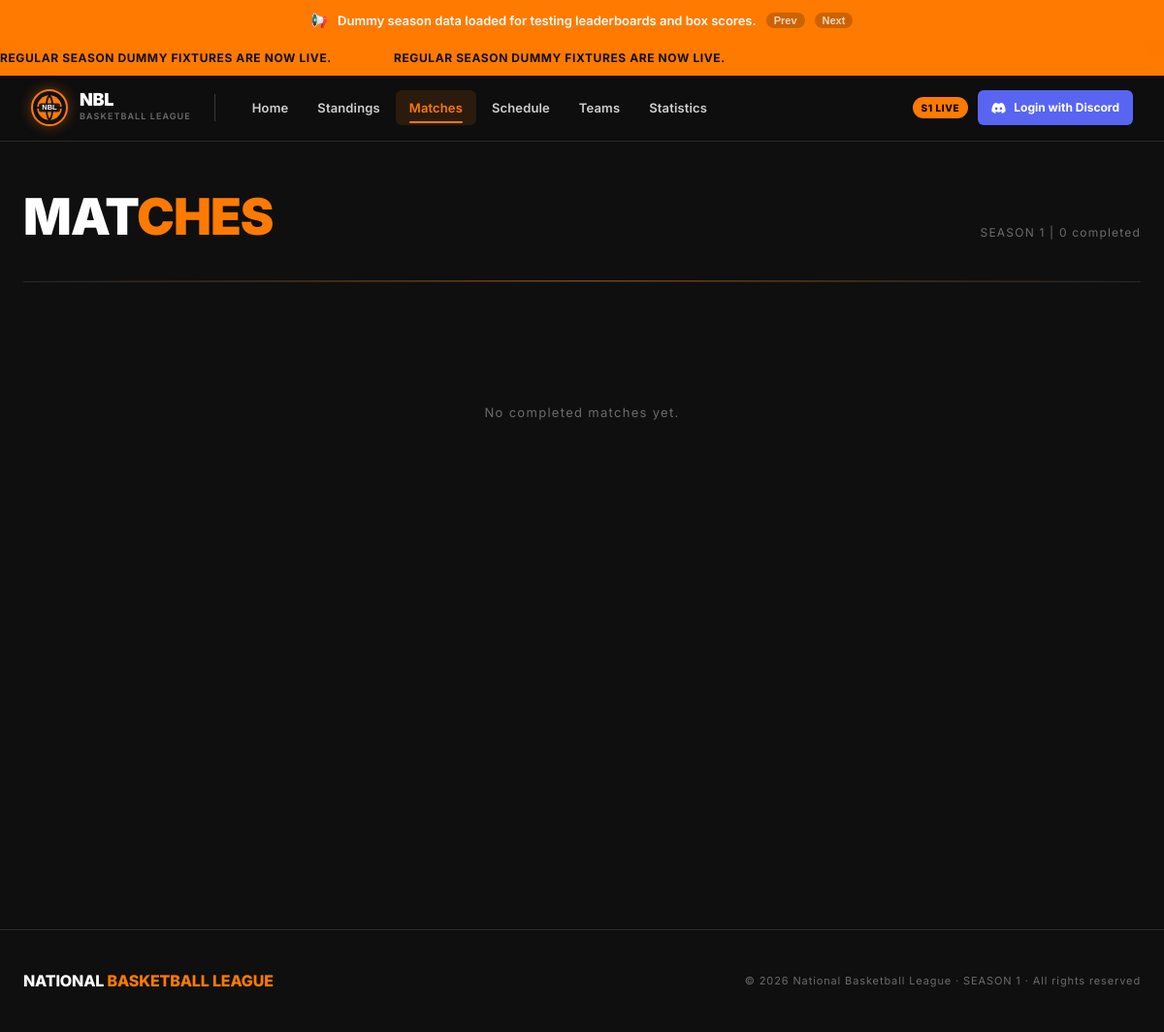
Screenshot of /matches with the database file from the repository.
### tables this page shows
CREATE TABLE announcements (
    id         INTEGER PRIMARY KEY AUTOINCREMENT,
    message    TEXT NOT NULL,
    created_at TEXT NOT NULL DEFAULT (strftime('%b %d, %Y', 'now'))
, order_index INTEGER NOT NULL DEFAULT 0);

CREATE TABLE banner_announcements (
            id         INTEGER PRIMARY KEY AUTOINCREMENT,
            message    TEXT NOT NULL,
            created_at TEXT NOT NULL DEFAULT (datetime('now'))
        );

### app.py (the view)
@app.route("/matches")
def matches():
    completed = _db.query("""
        SELECT
            m.id, m.home_score, m.away_score, m.date, m.stage, m.status,
            ht.name AS home, ht.logo_url AS home_logo_url,
            at.name AS away, at.logo_url AS away_logo_url
        FROM matches m
        JOIN teams ht ON ht.id = m.home_team_id
        JOIN teams at ON at.id = m.away_team_id
        WHERE m.status = 'completed'
        ORDER BY m.id DESC
    """)
    return render_template("matches.html", completed=[dict(r) for r in completed])

### app.py (called while the page is built)
def get_current_user():
    return session.get("user")

def is_admin():
    user = get_current_user()
    return user is not None and str(user.get("id")) in ADMIN_IDS

def _ensure_site_settings_table():
    _db.execute("""
        CREATE TABLE IF NOT EXISTS site_settings (
            key   TEXT PRIMARY KEY,
            value TEXT NOT NULL
        )
    """)

def _ensure_announcements_table():
    _db.execute("""
        CREATE TABLE IF NOT EXISTS announcements (
            id          INTEGER PRIMARY KEY AUTOINCREMENT,
            message     TEXT NOT NULL,
            created_at  TEXT NOT NULL DEFAULT (datetime('now')),
            order_index INTEGER NOT NULL DEFAULT 0
        )
    """)
    columns = _db.query("PRAGMA table_info(announcements)")
    col_names = {c["name"] for c in columns}
    if "order_index" not in col_names:
        _db.execute("ALTER TABLE announcements ADD COLUMN order_index INTEGER NOT NULL DEFAULT 0")

def _ensure_banner_announcements_table():
    _db.execute("""
        CREATE TABLE IF NOT EXISTS banner_announcements (
            id         INTEGER PRIMARY KEY AUTOINCREMENT,
            message    TEXT NOT NULL,
            created_at TEXT NOT NULL DEFAULT (datetime('now'))
        )
    """)

def _get_banner_settings():
    _ensure_site_settings_table()
    rows = _db.query(
        "SELECT key, value FROM site_settings WHERE key IN ('banner_speed', 'banner_autoscroll')"
    )
    settings = dict(BANNER_DEFAULTS)
    for row in rows:
        settings[row["key"]] = row["value"]
    return settings

@app.context_processor
def inject_globals():
    _ensure_announcements_table()
    _ensure_banner_announcements_table()
    announcements = _db.query(
        "SELECT id, message, created_at, order_index "
        "FROM announcements ORDER BY order_index ASC, id DESC"
    )
    banner_announcements = _db.query(
        "SELECT id, message, created_at FROM banner_announcements ORDER BY id DESC"
    )
    banner_settings = _get_banner_settings()
    return {
        "current_user":       get_current_user(),
        "user_is_admin":      is_admin(),
        "site_announcements": [dict(a) for a in announcements],
        "site_banner_messages": [dict(a) for a in banner_announcements],
        "banner_settings":    banner_settings,
    }

### db.py (called while the page is built)
def query(sql: str, params=()) -> list[sqlite3.Row]:
    return get_db().execute(sql, params).fetchall()

### templates/matches.html (shortened to what this page needs)
{% extends "base.html" %}
{% block content %}
{% set fallback_logo = url_for('static', filename='img/team-logo-fallback.svg') %}
<div class="container">
  <div class="page-header">
    <div class="page-header-inner">
      <div>
        <h1 class="page-title">Mat<span>ches</span></h1>
      </div>
      <div class="page-meta">SEASON 1 | {{ completed|length }} completed</div>
    </div>
  </div>
  <section class="section">
    {% if completed %}
      {% set prev_stage = namespace(val="") %}
      <div class="match-grid">
        {% for match in completed %}
          {% if match.stage != prev_stage.val %}
            <div class="week-label"><a href="{{ url_for('stage_detail', stage_name=match.stage) }}">{{ match.stage }}</a></div>
            {% set prev_stage.val = match.stage %}
          {% endif %}
          <a href="{{ url_for('match_detail', match_id=match.id) }}" class="match-card completed match-card-link">
            <div class="match-team home">
              <img class="match-team-logo team-logo-img" src="{{ match.home_logo_url|logo_src or fallback_logo }}" alt="{{ match.home }}" onerror="this.onerror=null;this.src='{{ fallback_logo }}';" />
              <div>
                <div class="match-team-name">{{ match.home }}</div>
                <div class="match-team-city">Home</div>
              </div>
            </div>
            <div class="match-center">
              <div class="match-score">
                <span class="{% if match.home_score > match.away_score %}diff-pos{% else %}loss-indicator{% endif %}">
                  {{ match.home_score }}
                </span>
                <span class="sep">-</span>
                <span class="{% if match.away_score > match.home_score %}diff-pos{% else %}loss-indicator{% endif %}">
                  {{ match.away_score }}
                </span>
              </div>
              <div class="match-meta">{{ match.date }}</div>
              <span class="badge badge-done" style="margin-top:6px;">Final</span>
            </div>
            <div class="match-team away">
              <img class="match-team-logo team-logo-img" src="{{ match.away_logo_url|logo_src or fallback_logo }}" alt="{{ match.away }}" onerror="this.onerror=null;this.src='{{ fallback_logo }}';" />
              <div>
                <div class="match-team-name">{{ match.away }}</div>
                <div class="match-team-city" style="text-align:right;">Away</div>
              </div>
            </div>
          </a>
        {% endfor %}
      </div>
    {% else %}
      <div class="empty">No completed matches yet.</div>
    {% endif %}
  </section>
</div>
{% endblock %}

### templates/base.html (shortened to what this page needs)
<!DOCTYPE html>
<html lang="en">
<head>
  <link rel="stylesheet" href="{{ url_for('static', filename='css/styles.css') }}" />
</head>
<body>
{% if site_announcements %}
<div class="announcement-banner"
     data-autoscroll="{{ banner_settings.banner_autoscroll if banner_settings else 'true' }}"
     data-speed="{{ banner_settings.banner_speed if banner_settings else '5' }}">
  <div class="announcement-banner-inner">
    <span class="announcement-banner-icon">📢</span>
    <span class="announcement-banner-text" id="announcementPrimary">{{ site_announcements[0].message }}</span>
    {% if site_announcements|length > 1 %}
    <button type="button" class="announcement-banner-count" id="announcementPrev">Prev</button>
    <button type="button" class="announcement-banner-count" id="announcementNext">Next</button>
    {% endif %}
  </div>
</div>
{% endif %}
<div class="ticker" aria-hidden="true">
  <div class="ticker-inner" id="ticker">
    {% if site_banner_messages %}
      {% for ann in site_banner_messages %}
      <span class="ticker-item">{{ ann.message }}</span>
      {% endfor %}
      {% for ann in site_banner_messages %}
      <span class="ticker-item">{{ ann.message }}</span>
      {% endfor %}
    {% endif %}
  </div>
</div>
<nav class="nav">
  <div class="nav-inner">
    <div class="nav-left">
      <a href="{{ url_for('home') }}" class="nbl-logo">
          <img src="{{ url_for('static', filename='img/nbl-logo.svg') }}" alt="NBL Logo" class="nbl-ball">
        <div class="nbl-wordmark-wrap">
          <div class="nbl-wordmark">NBL</div>
          <div class="nbl-sub">Basketball League</div>
        </div>
      </a>
      <ul class="nav-tabs" id="nav-links">
        <li><a href="{{ url_for('home') }}"       class="nav-tab {% if request.endpoint == 'home' %}active{% endif %}">Home</a></li>
        <li><a href="{{ url_for('standings') }}"  class="nav-tab {% if request.endpoint == 'standings' %}active{% endif %}">Standings</a></li>
        <li><a href="{{ url_for('matches') }}"    class="nav-tab {% if request.endpoint == 'matches' %}active{% endif %}">Matches</a></li>
        <li><a href="{{ url_for('schedule') }}"   class="nav-tab {% if request.endpoint == 'schedule' %}active{% endif %}">Schedule</a></li>
        <li><a href="{{ url_for('teams') }}"      class="nav-tab {% if request.endpoint in ['teams', 'team_detail'] %}active{% endif %}">Teams</a></li>
        <li><a href="{{ url_for('statistics') }}" class="nav-tab {% if request.endpoint == 'statistics' %}active{% endif %}">Statistics</a></li>
      </ul>
    </div>
    <div class="nav-right">
      <span class="nav-badge">S1 LIVE</span>
      {% if current_user %}
      <div class="nav-user">
        <img src="{{ current_user.avatar }}" alt="avatar" class="nav-avatar" />
        <span class="nav-username">{{ current_user.username }}</span>
        <a href="{{ url_for('logout') }}" class="nav-logout">Logout</a>
      </div>
      {% else %}
      <a href="{{ url_for('login') }}" class="nav-discord-btn">
        Login with Discord
      </a>
      {% endif %}
    </div>
  </div>
</nav>
<main class="page">
  {% block content %}{% endblock %}
</main>
<footer class="footer">
  <div class="container">
    <div class="footer-inner">
      <div class="footer-brand">NATIONAL <span>BASKETBALL LEAGUE</span></div>
      <div class="footer-copy">© 2026 National Basketball League · SEASON 1 · All rights reserved</div>
    </div>
  </div>
</footer>
</body>
</html>

### rows the page displays
announcements: message "Dummy season data loaded for testing leaderboards and box scores."
banner_announcements: message "REGULAR SEASON DUMMY FIXTURES ARE NOW LIVE."

### other values shown
{{ completed|length }} "0"
